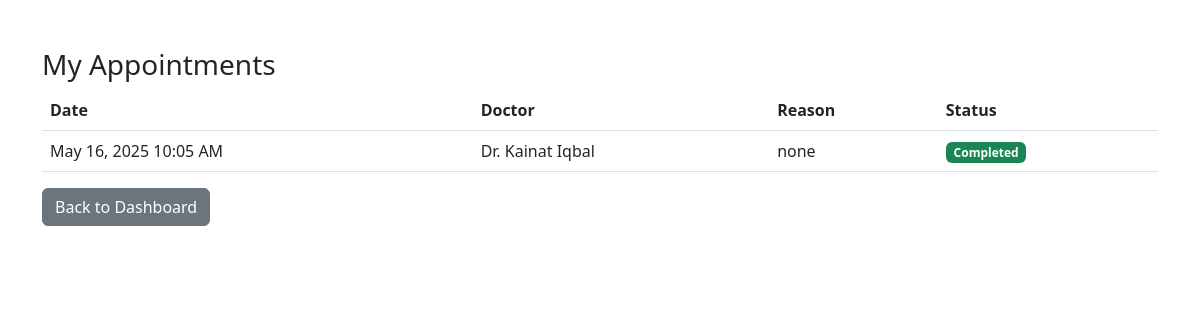
The page /panels/patient/view-appointments.php (signed in) on the database its author committed.
### tables this page shows
CREATE TABLE `appointments` (
  `id` int(11) NOT NULL,
  `patient_id` int(11) NOT NULL,
  `doctor_id` int(11) NOT NULL,
  `date` datetime NOT NULL,
  `reason` text NOT NULL,
  `status` varchar(20) DEFAULT 'pending'
);

### panels/patient/view-appointments.php (the view, shortened to what this page needs)
<?php
$pdo = new PDO('mysql:host=localhost;dbname=healthcare-db', 'root', '');
$appointments = $pdo->query("
    SELECT a.date, a.reason, a.status,
           CONCAT(u.first_name, ' ', u.last_name) AS doctor_name
    FROM appointments a
    JOIN user u ON a.doctor_id = u.id
    WHERE a.patient_id = {$_SESSION['user_id']}
")->fetchAll();
?>
<!DOCTYPE html>
<html>
<head>
    <link href="https://cdn.jsdelivr.net/npm/bootstrap@5.3.0/dist/css/bootstrap.min.css" rel="stylesheet">
</head>
<body>
    <div class="container mt-5">
        <h3>My Appointments</h3>
        <?php if (empty($appointments)): ?>
            <div class="alert alert-info">No appointments found.</div>
        <?php else: ?>
            <table class="table">
                <thead>
                    <tr>
                        <th>Date</th>
                        <th>Doctor</th>
                        <th>Reason</th>
                        <th>Status</th>
                    </tr>
                </thead>
                <tbody>
                    <?php foreach ($appointments as $appt): ?>
                        <tr>
                            <td><?= date('M j, Y h:i A', strtotime($appt['date'])) ?></td>
                            <td>Dr. <?= $appt['doctor_name'] ?></td>
                            <td><?= $appt['reason'] ?></td>
                            <td>
                                <span class="badge bg-<?= $appt['status'] == 'pending' ? 'warning' : 'success' ?>">
                                    <?= ucfirst($appt['status']) ?>
                                </span>
                            </td>
                        </tr>
                    <?php endforeach; ?>
                </tbody>
            </table>
        <?php endif; ?>
        <a href="dashboard.php" class="btn btn-secondary">Back to Dashboard</a>
    </div>
</body>
</html>

### rows shown on the page
appointments: date "May 16, 2025 10:05 AM", doctor_name "Kainat Iqbal", reason "none", status "Completed"
